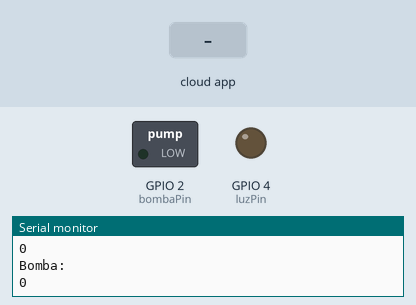
Simulated run of this sketch. Board: ESP32. Parts: switched loads named in the sketch (green lamp = pin HIGH), output pins drawn as LEDs (lit = HIGH), the last lines printed to the serial monitor. The test bench sets the inputs (shaded band). WiFi joins after 1.5 s; servers stay silent unless stated; the Firebase database answers and starts empty.

Above: at 3.7 s.
3.8 s: the phone or cloud app sets Bomba to 1
At 4.8 s:
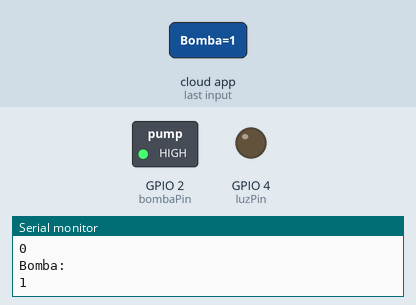
5.9 s: the phone or cloud app sets Lampara to 1
At 7.2 s:
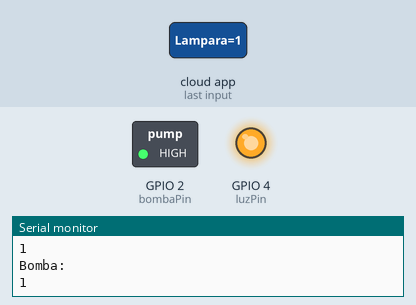
7.5 s: the phone or cloud app sets Bomba to 0
At 9.1 s:
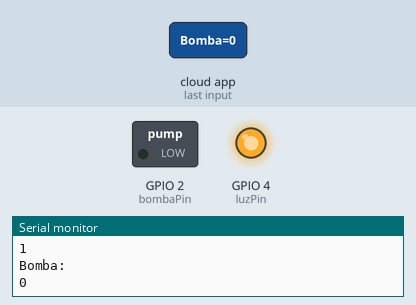
9.9 s: the phone or cloud app sets Lampara to 0
At 10.4 s:
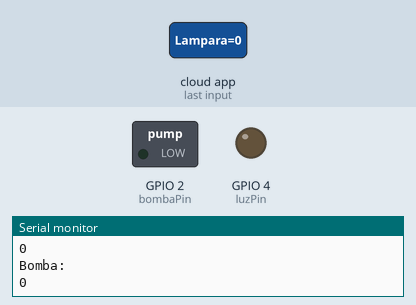
Timing chart, 0 to 12.5 s (numbered marks = the images above; inputs shaded):
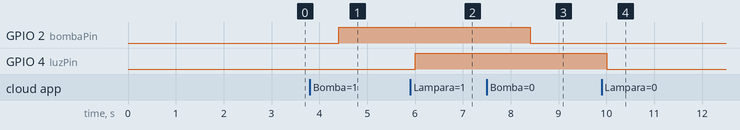

The sketch:

CODIGO_CHIDO.ino
```cpp
#include <ESP32Firebase.h>

// Definir las credenciales de la red WiFi
#define WIFI_SSID "ERROR404"
#define WIFI_PASSWORD "AlanTuring117"

// Definir la URL de referencia de tu proyecto Firebase
#define REFERENCE_URL "https://bioharvest-bc783-default-rtdb.firebaseio.com/"

int bombaPin = 2;
int luzPin = 4;
Firebase firebase(REFERENCE_URL);

void setup() {
  pinMode(bombaPin, OUTPUT);
   pinMode(luzPin, OUTPUT);
  Serial.begin(115200);

  // Configurar el modo WiFi y desconectar cualquier conexión previa
  WiFi.mode(WIFI_STA);
  WiFi.disconnect();
  delay(1000);

  // Conectar a la red WiFi
  Serial.println();
  Serial.println();
  Serial.print("Conectando a: ");
  Serial.println(WIFI_SSID);
  WiFi.begin(WIFI_SSID, WIFI_PASSWORD);

  while (WiFi.status() != WL_CONNECTED) {
    delay(500);
    Serial.print("-");
  }

  Serial.println("");
  Serial.println("WiFi Conectado");

  // Imprimir la dirección IP
  Serial.print("Dirección IP: ");
  Serial.print("http://");
  Serial.print(WiFi.localIP());
  Serial.println("/");
}

void loop() {
  // Leer valor entero de la ruta especificada en Firebase
  int bombaStatus = firebase.getInt("BioharvestApp/Usuarios/67f8f9be-25cb-4655-9549-a14288cb0ae5/Fotobiorreactores/663b531b-7b3d-43bd-8cce-7a4eedbcaf76/ControlBiorreactor/Bomba");
   int lamparaStatus = firebase.getInt("BioharvestApp/Usuarios/67f8f9be-25cb-4655-9549-a14288cb0ae5/Fotobiorreactores/663b531b-7b3d-43bd-8cce-7a4eedbcaf76/ControlBiorreactor/Lampara");
  Serial.println("Lampara:");
  Serial.println(lamparaStatus);
   Serial.println("Bomba:");
  Serial.println(bombaStatus);

digitalWrite(bombaPin, bombaStatus == 1 ? HIGH : LOW);
digitalWrite(luzPin, lamparaStatus == 1 ? HIGH : LOW);


  delay(500); // Esperar 5 segundos antes de la próxima solicitud
}
```

Measured:
- after the input at 3.8 s, GPIO 2 (bombaPin): LOW → HIGH after 0.60 s
- after the input at 5.9 s, GPIO 4 (luzPin): LOW → HIGH after 0.10 s
- after the input at 7.5 s, GPIO 2 (bombaPin): HIGH → LOW after 0.91 s
- after the input at 9.9 s, GPIO 4 (luzPin): HIGH → LOW after 0.11 s
